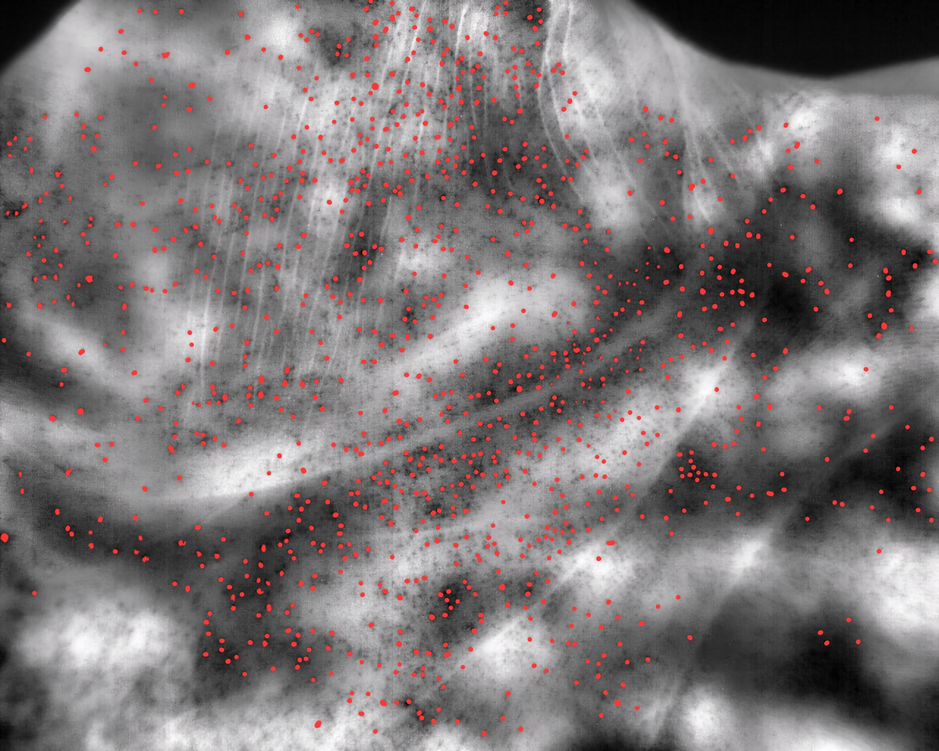
#> input picture Preprocessing/input_images/DATA_smallBrushes_bmp_imgs/annotated/1.bmp, 939 x 751 px, shrunk from 2560 x 2048 before the run, found by its file name
$ jupyter execute background-experiment.ipynb
#> lines starting #> are read from the running program, lines starting #| are printed output that depends on the picture
[cell 1]
import cv2
import numpy as np
import matplotlib.pyplot as plt

[cell 2]
filename = '../images/1.bmp'

[cell 3]
img = cv2.imread(filename, cv2.IMREAD_GRAYSCALE)
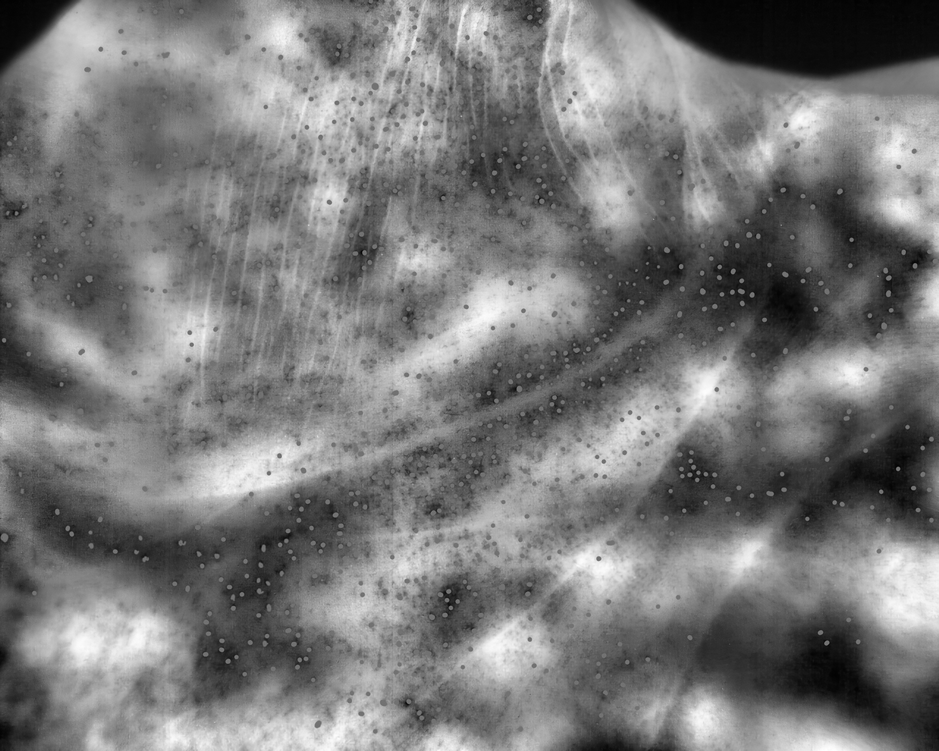
#> img: shape (751, 939); min 1, max 254, mean 120.9
blurred_img = cv2.GaussianBlur(img, (11, 11), 0)
sub_img = img - blurred_img
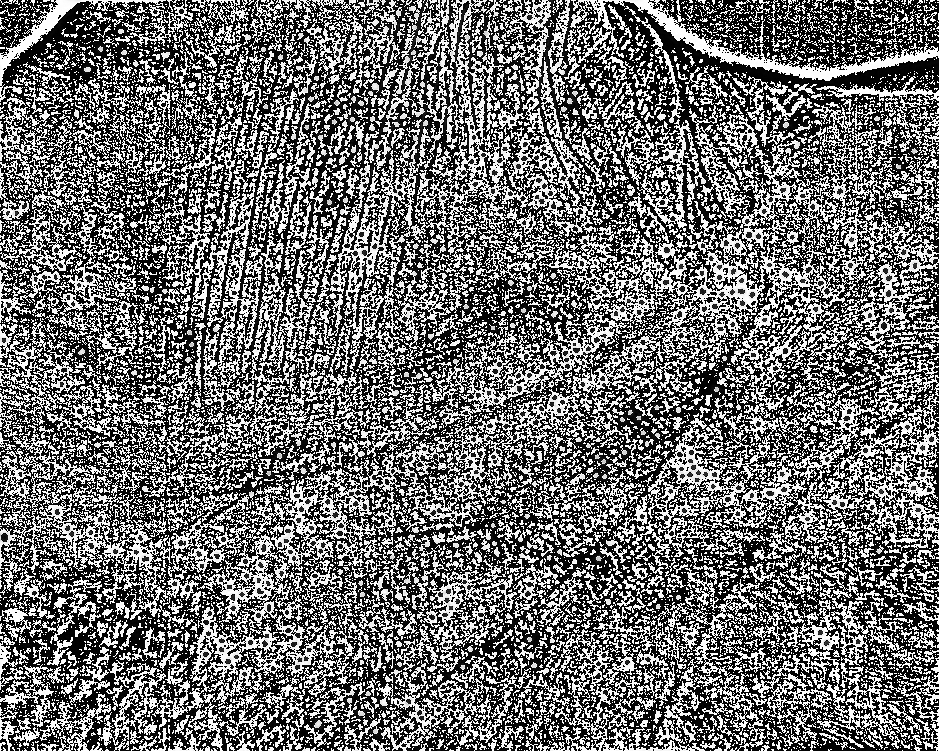
#> sub_img: shape (751, 939); min 0, max 255, mean 110.4

[cell 4]
plt.figure(figsize=(15, 4))

plt.subplot(1, 3, 1)
plt.title('Original')
plt.imshow(img, cmap='gray')

plt.subplot(1, 3, 2)
plt.title('Blurred')
plt.imshow(blurred_img, cmap='gray')

plt.subplot(1, 3, 3)
plt.title('Sub')
plt.imshow(sub_img, cmap='gray')
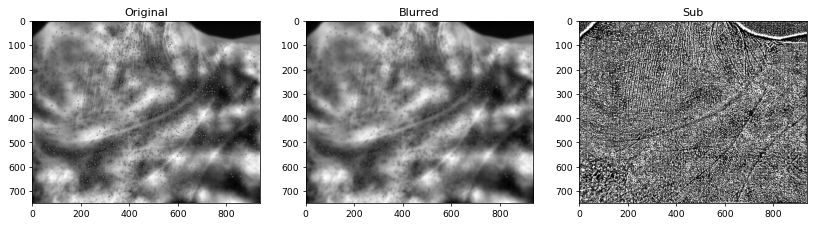
#> figure drawn by matplotlib, 3 panels

$ run again, with Preprocessing/input_images/DATA_smallBrushes_bmp_imgs/annotated/2.bmp copied over Preprocessing/input_images/DATA_smallBrushes_bmp_imgs/annotated/1.bmp
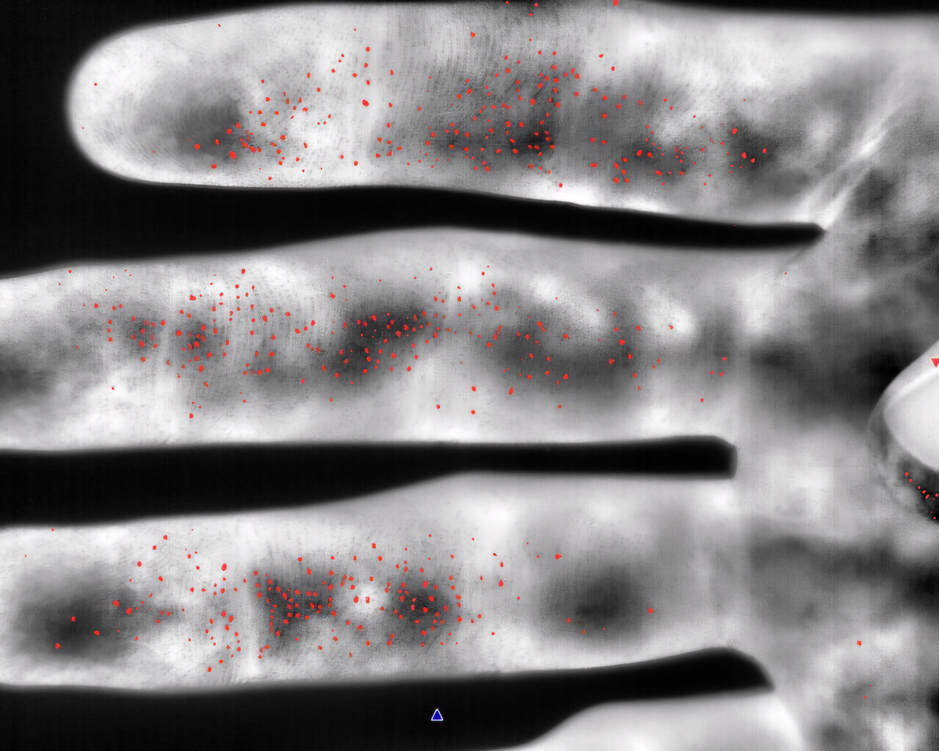
#> input picture Preprocessing/input_images/DATA_smallBrushes_bmp_imgs/annotated/2.bmp, 939 x 751 px, shrunk from 2560 x 2048 before the run, found by its file name
#> `sub_img = img - blurred_img`:
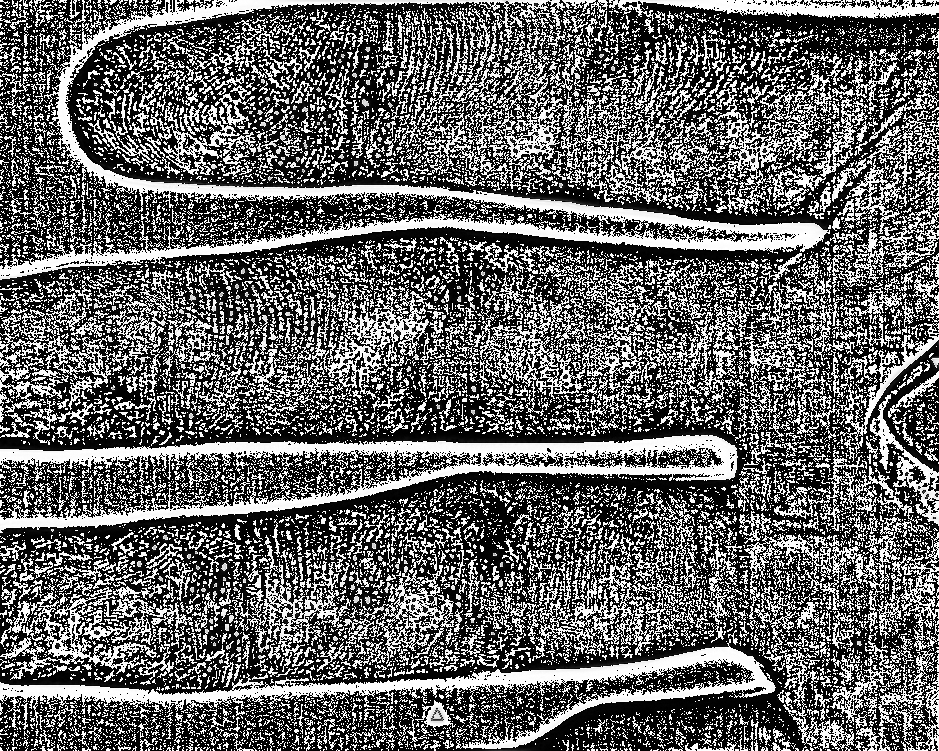
#> sub_img: shape (751, 939); min 0, max 255, mean 100.6
#> `[cell 4] plt.figure(figsize=(15, 4))  plt.subplot(1, 3, 1) plt.title('..`:
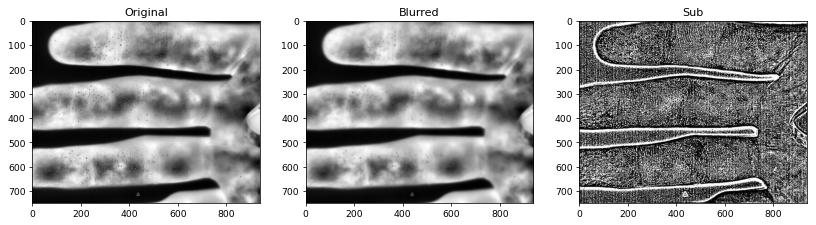
#> figure drawn by matplotlib, 3 panels
